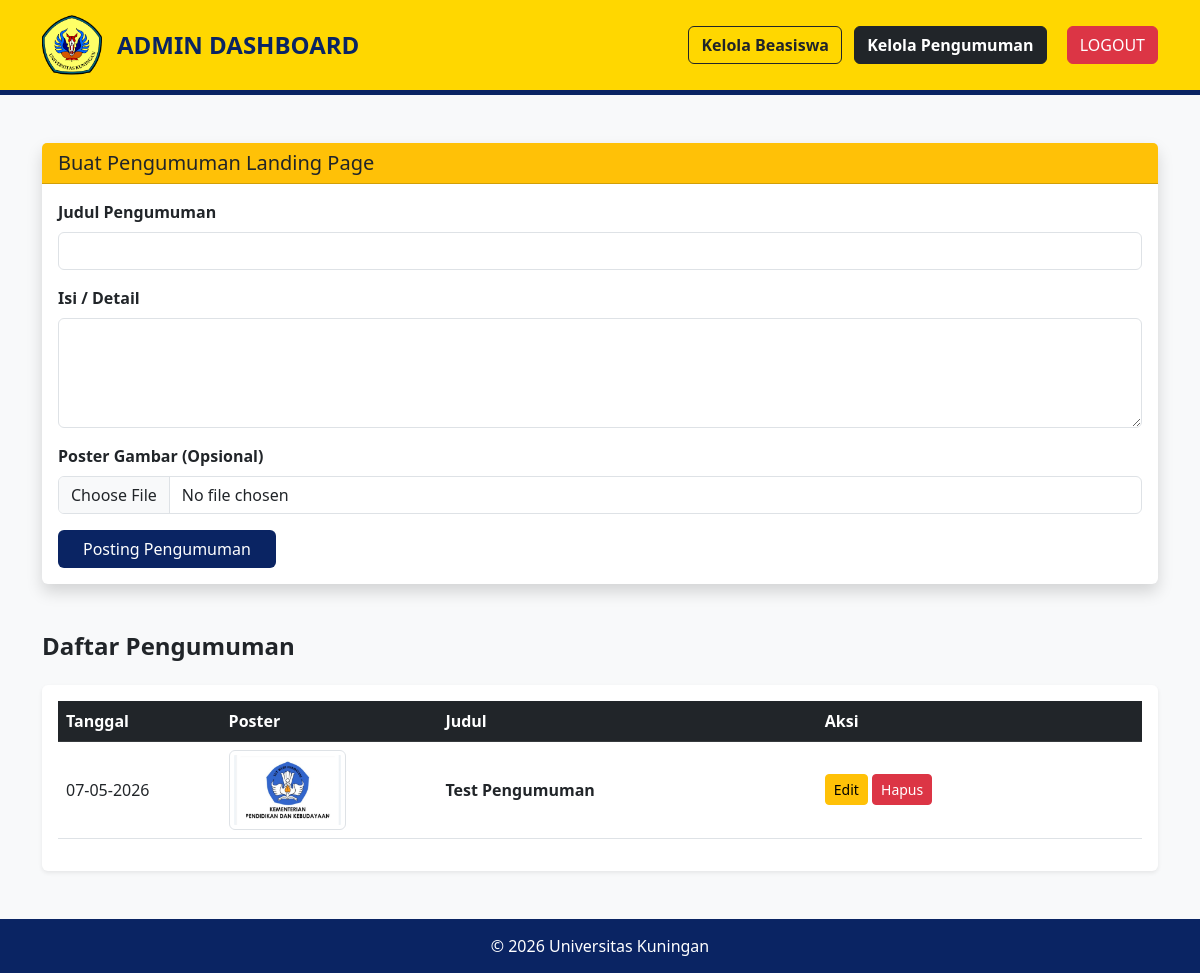
Screenshot of /admin_pengumuman.php (signed in) with the database file from the repository.
### tables this page shows
CREATE TABLE `pengumuman` (
  `id` int(11) NOT NULL,
  `judul` varchar(255) NOT NULL,
  `isi` text NOT NULL,
  `tanggal` date NOT NULL,
  `gambar` varchar(255) DEFAULT NULL
);

### admin_pengumuman.php (the view, shortened to what this page needs)
<?php
include 'koneksi.php';
?>
<!DOCTYPE html>
<html lang="id">
<head>
    <link href="css/bootstrap.min.css" rel="stylesheet">
    <link rel="stylesheet" href="css/style.css">
</head>
<body>
    <header>
        <div class="container header-content">
            <div class="logo-area">
                <img src="Logo UNIKU.png" alt="Logo">
                <h1 class="univ-title">ADMIN DASHBOARD</h1>
            </div>
            <nav>
                <a href="admin_dashboard.php" class="btn btn-outline-dark fw-bold me-2">Kelola Beasiswa</a>
                <a href="admin_pengumuman.php" class="btn btn-dark fw-bold me-3">Kelola Pengumuman</a>
                <a href="logout.php" class="btn btn-danger">LOGOUT</a>
            </nav>
        </div>
    </header>
    <div class="container my-5">
        <div class="card mb-5 card-custom border-0 shadow">
            <div class="card-header bg-warning text-dark fw-bold"><h5 class="mb-0">Buat Pengumuman Landing Page</h5></div>
            <div class="card-body">
                <form method="POST" enctype="multipart/form-data">
                    <div class="mb-3">
                        <label class="form-label fw-bold">Judul Pengumuman</label>
                        <input type="text" name="judul" class="form-control" required>
                    </div>
                    <div class="mb-3">
                        <label class="form-label fw-bold">Isi / Detail</label>
                        <textarea name="isi" class="form-control" rows="4" required></textarea>
                    </div>
                    <div class="mb-3">
                        <label class="form-label fw-bold">Poster Gambar (Opsional)</label>
                        <input type="file" name="gambar" class="form-control" accept="image/*">
                    </div>
                    <button type="submit" name="tambah_pengumuman" class="btn btn-primary-custom px-4">Posting Pengumuman</button>
                </form>
            </div>
        </div>
        <h4 class="fw-bold mb-4">Daftar Pengumuman</h4>
        <div class="table-responsive bg-white rounded shadow-sm p-3">
            <table class="table table-hover align-middle">
                <thead class="table-dark">
                    <tr>
                        <th width="15%">Tanggal</th>
                        <th width="20%">Poster</th>
                        <th width="35%">Judul</th>
                        <th width="30%">Aksi</th>
                    </tr>
                </thead>
                <tbody>
                    <?php
                    $q = mysqli_query($conn, "SELECT * FROM pengumuman ORDER BY id DESC");
                    if (mysqli_num_rows($q) > 0) {
                        while ($p = mysqli_fetch_assoc($q)) {
                    ?>
                    <tr>
                        <td><?= date('d-m-Y', strtotime($p['tanggal'])) ?></td>
                        <td>
                            <?php if(!empty($p['gambar'])): ?>
                                <img src="uploads/<?= $p['gambar'] ?>" alt="Poster" class="img-thumbnail" style="max-height: 80px;">
                            <?php else: ?>
                                <span class="badge bg-secondary">No Image</span>
                            <?php endif; ?>
                        </td>
                        <td class="fw-bold"><?= htmlspecialchars($p['judul']) ?></td>
                        <td>
                            <button class="btn btn-sm btn-warning" data-bs-toggle="modal" data-bs-target="#editModal<?= $p['id'] ?>">Edit</button>
                            <button class="btn btn-sm btn-danger btn-delete" data-id="<?= $p['id'] ?>">Hapus</button>
                        </td>
                    </tr>
                    <?php
                        }
                    } else {
                        echo "<tr><td colspan='4' class='text-center py-4'>Belum ada data pengumuman.</td></tr>";
                    }
                    ?>
                </tbody>
            </table>
        </div>
    </div>
    <footer>&copy; 2026 Universitas Kuningan</footer>
</body>
</html>

### css/style.css (style rules this page uses)
:root { --primary-yellow: #FFD700; --accent-blue: #0a2463; --light-bg: #f8f9fa; }
body { background-color: var(--light-bg); display: flex; flex-direction: column; min-height: 100vh; }
header { background-color: var(--primary-yellow); padding: 15px 0; border-bottom: 5px solid var(--accent-blue); }
.header-content { display: flex; align-items: center; justify-content: space-between; }
.logo-area { display: flex; align-items: center; gap: 15px; }
.logo-area img { height: 60px; width: auto; }
.univ-title { color: var(--accent-blue); font-weight: bold; font-size: 1.5rem; margin: 0; }
footer { margin-top: auto; background-color: var(--accent-blue); color: white; text-align: center; padding: 15px 0; }
.card-custom { border: none; box-shadow: 0 4px 6px rgba(0,0,0,0.1); transition: transform 0.2s; }
.btn-primary-custom { background-color: var(--accent-blue); color: white; }

### rows the page displays
pengumuman: tanggal "07-05-2026", gambar (picture), judul "Test Pengumuman"
